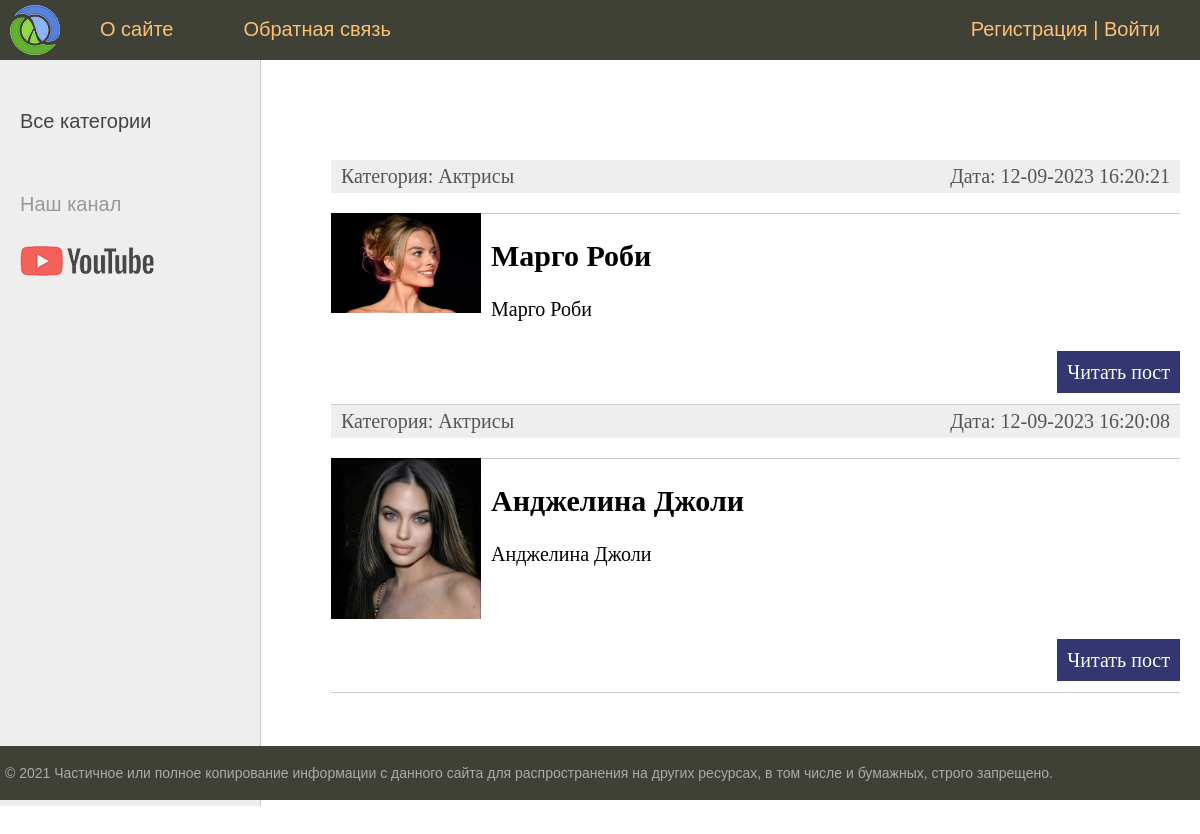
The app's page /category/aktrisy, older data.
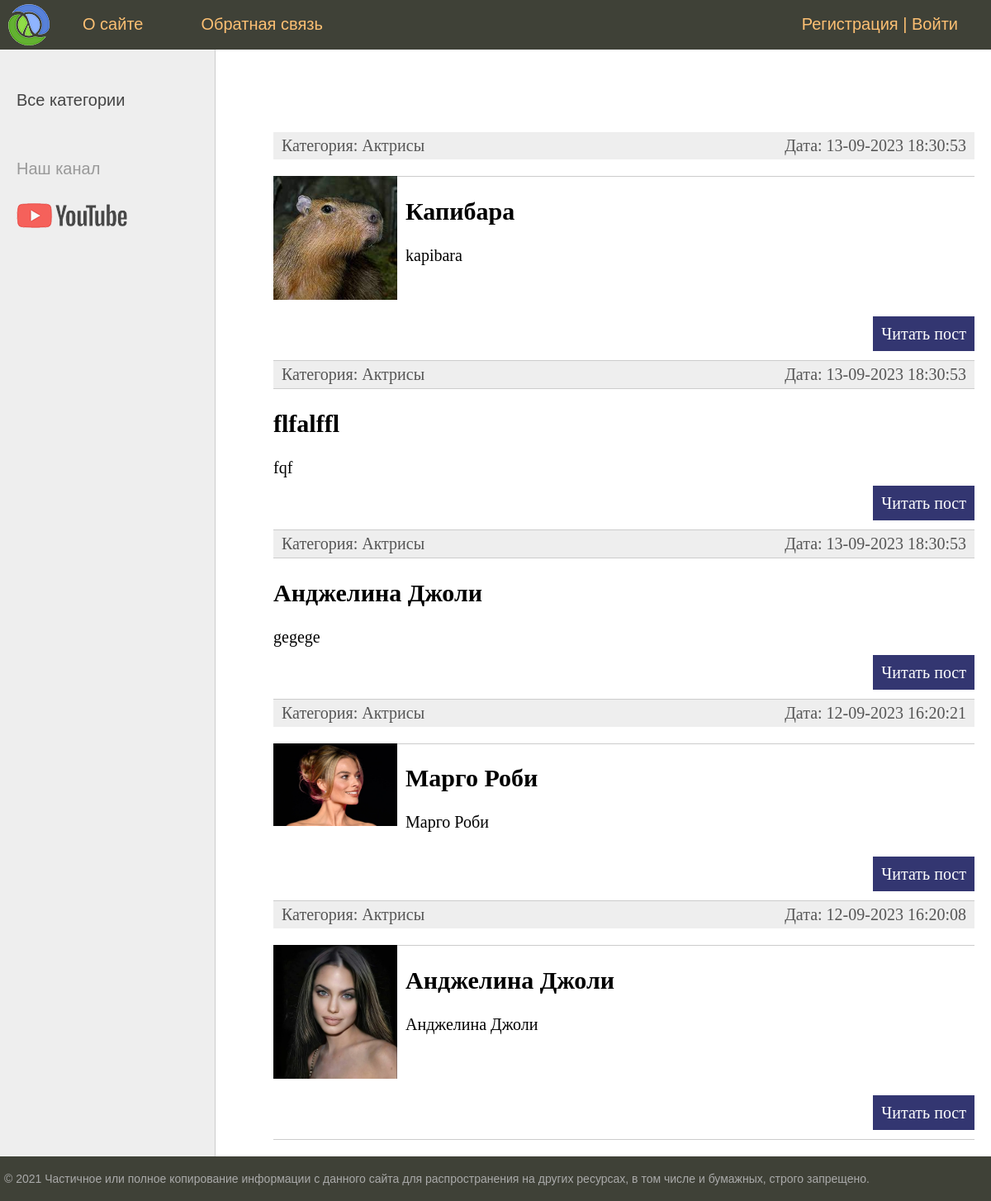
The same page, newer data.
### women/models.py (models this page shows, shortened)
class Women(models.Model):
    title = models.CharField(
        max_length=32,
        verbose_name='Заголовок'
    )
    slug = models.SlugField(
        max_length=32,
        unique=True,
        db_index=True,
        verbose_name='URL'
    )
    content = models.TextField(
        verbose_name='Текст'
    )
    photo = models.ImageField(
        upload_to='photos/%Y/%m/%d',
        verbose_name='Фото'
    )
    time_create = models.DateTimeField(
        auto_now_add=True,
        verbose_name='Время создания'
    )
    time_update = models.DateTimeField(
        auto_now=True,
        verbose_name='Время обновления'
    )
    is_published = models.BooleanField(
        default=True,
        verbose_name='Публикация'
    )
    cat = models.ForeignKey(
        'Category',
        on_delete=models.PROTECT,
    )
    def get_absolute_url(self):
        return reverse('post', kwargs={'post_slug': self.slug})
    class Meta:
        verbose_name = 'Женщины'
        verbose_name_plural = 'Женщины'
        ordering = ['-time_create', 'title']

class Category(models.Model):
    name = models.CharField(
        max_length=32,
        db_index=True,
        verbose_name='Название'
    )
    slug = models.SlugField(
        max_length=32,
        unique=True,
        db_index=True,
        verbose_name='URL'
    )
    def __str__(self):
        return self.name
    class Meta:
        verbose_name = 'Категория'
        verbose_name_plural = 'Категории'
        ordering = ['id']

### women/views.py (the view)
# urls.py: path('category/<slug:cat_slug>', WomenCategory.as_view(), name='category')
class WomenCategory(DataMixin, ListView):
    model = Women
    template_name = 'women/index.html'
    context_object_name = 'posts'
    allow_empty = False
    def get_context_data(self, *, object_list=None, **kwargs):
        context = super().get_context_data(**kwargs)
        c_def = self.get_user_context(title='Категория ' + str(context['posts'][0].cat),
                                      cat_selected=context['posts'][0].cat_id)
        return dict(list(context.items()) + list(c_def.items()))
    def get_queryset(self):
        return Women.objects.filter(cat__slug=self.kwargs['cat_slug'], is_published=True).select_related('cat')

### women/utils.py (called while the page is built)
    def get_user_context(self, **kwargs):
        context = kwargs
        cats = cache.get('cats')
        if not cats:
            cats = Category.objects.annotate(Count('women'))
            cats = cache.set('cats', cats, 10)
        user_menu = menu.copy()
        if not self.request.user.is_authenticated:
            user_menu.pop(1)
        context['menu'] = user_menu
        context['cats'] = cats
        if 'cat_selected' not in context:
            context['cat_selected'] = 0
        return context

### women/templates/women/index.html (shortened to what this page needs)
{% extends 'women/base.html' %}
{% block content %}
<ul class="list-articles">
	{% for p in posts %}
		<li><div class="article-panel">
			<p class="first">Категория: {{ p.cat }}</p>
			<p class="last">Дата: {{ p.time_update|date:'d-m-Y H:i:s' }}</p>
		</div>
	{% if p.photo %}
		<p><img src="{{ p.photo.url }}" alt="" class="img-article-left thumb"></p>
	{% endif %}
			<li><h2>{{p.title}}</h2>
	{% autoescape on %}
	{{p.content|linebreaks|truncatewords:50}}
	{% endautoescape %}
			<p class="link-read-post"><a href="{{ p.get_absolute_url }}">Читать пост</a></p>
			</li>
	{% endfor %}
</ul>
{% endblock %}

Row changes from the older to the newer data that the page shows:
now on this page (row edited): Women: cat "Актрисы", time_update "13-09-2023 18:30:53", photo (picture), title "Капибара", content "kapibara"
now on this page (row edited): Women: cat "Актрисы", time_update "13-09-2023 18:30:53", title "flfalffl", content "fqf"
now on this page (row edited): Women: cat "Актрисы", time_update "13-09-2023 18:30:53", title "Анджелина Джоли", content "gegege"
